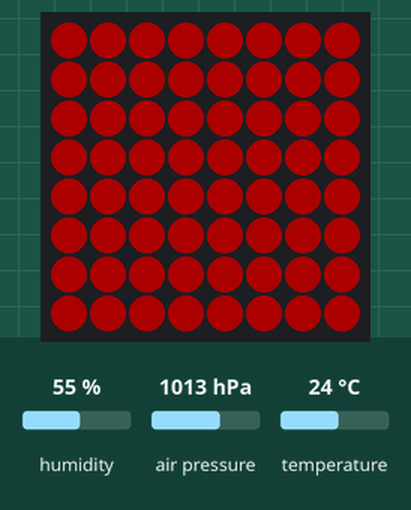
The program below on a simulated Raspberry Pi (BCM pin numbers) with a Sense HAT. Shown: the Sense HAT's 8×8 RGB LED matrix. The inputs (shaded band) are chosen by the test bench; at power-on: humidity 55 %, air pressure 1013 hPa, temperature 24 °C. Dim RGB values are drawn brighter than linear; what the program prints to the terminal is not drawn. At 38.8 s the program stops and its outputs stay as they are.

Above: at 2.66 s.
At 12.7 s:
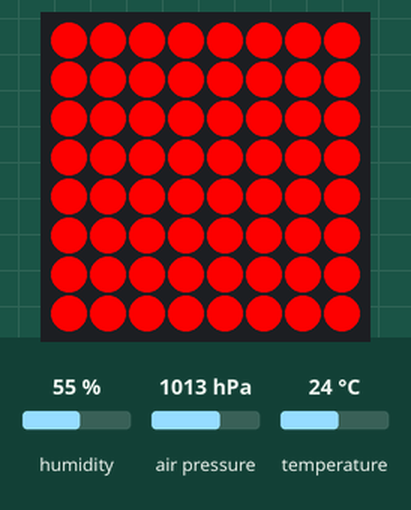
At 19.14 s:
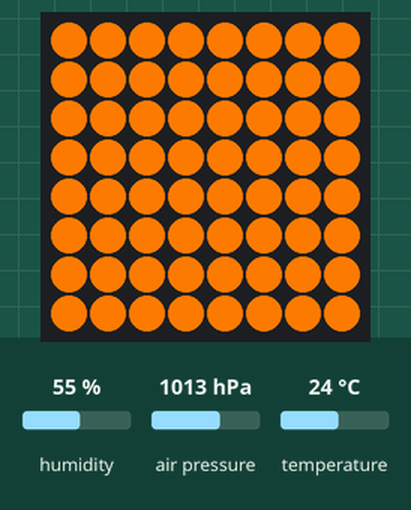
At 25.8 s:
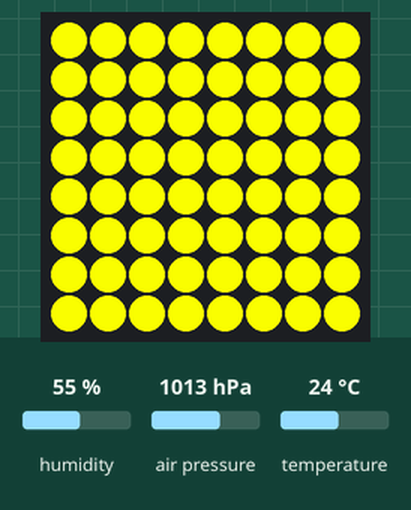
At 32.17 s:
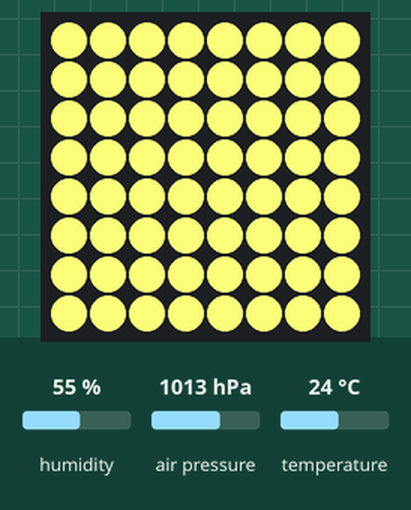
At 38.25 s:
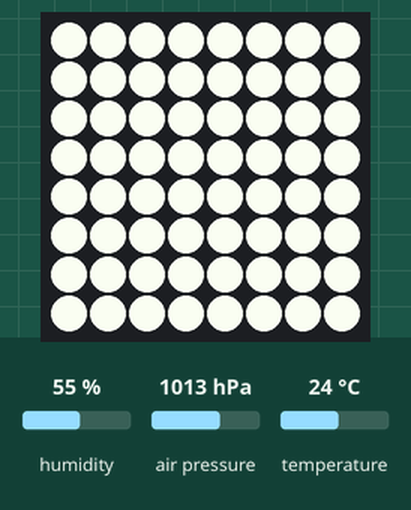

The program:

sensehat.py
```python
from sense_hat import SenseHat
from time import sleep

sense = SenseHat()

print(sense.humidity)
print(sense.pressure)
print(sense.temperature)

for r in range(0, 255):
    sense.clear(r,0,0)
    sleep(0.05)

for g in range(0, 255):
    sense.clear(255,g,0)
    sleep(0.05)

for b in range(0, 255):
    sense.clear(255,255,b)
    sleep(0.05)

sense.clear(0,0,0)

#sense.low_light = True
#sleep(2)
#sense.low_light = False
```
